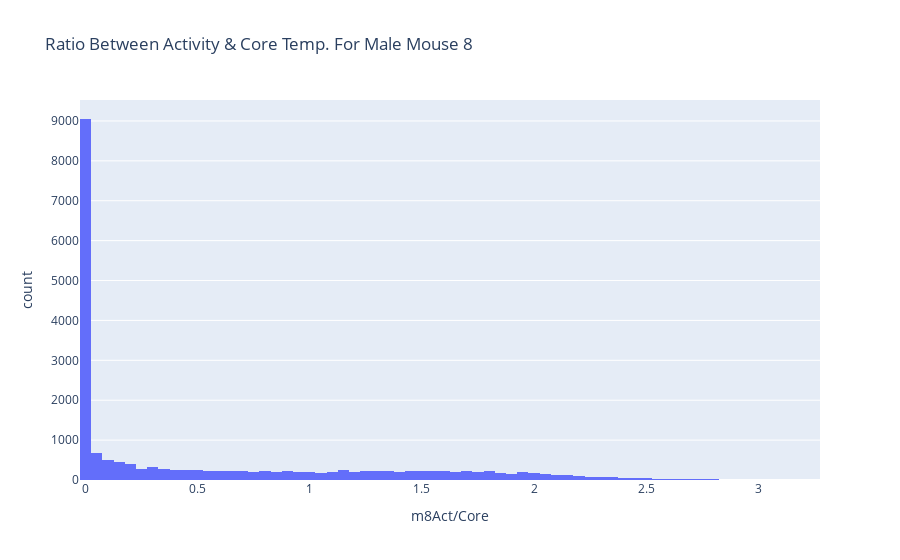

Notebook code cell kept with this figure:
### Code cell
ratio = pd.DataFrame()
ratio['m8Act/Core'] = micema['m8'] / micemt['m8']
px.histogram(ratio, x='m8Act/Core', title='Ratio Between Activity & Core Temp. For Male Mouse 8')

### Figure 1 — Plotly figure (JSON) as saved in the notebook; plotly's stock layout.template omitted (floating-point values rounded to 4 significant figures; data arrays with more than 128 entries replaced by an {"elided": "..."} marker saying what was removed)
{"data": [{"alignmentgroup": "True", "bingroup": "x", "hovertemplate": "m8Act/Core=%{x}<br>count=%{y}<extra></extra>", "legendgroup": "", "marker": {"color": "#636efa", "pattern": {"shape": ""}}, "name": "", "offsetgroup": "", "orientation": "v", "showlegend": false, "type": "histogram", "x": {"elided": "20160 float values"}, "xaxis": "x", "yaxis": "y"}], "layout": {"barmode": "relative", "legend": {"tracegroupgap": 0}, "title": {"text": "Ratio Between Activity & Core Temp. For Male Mouse 8"}, "xaxis": {"anchor": "y", "domain": [0, 1], "title": {"text": "m8Act/Core"}}, "yaxis": {"anchor": "x", "domain": [0, 1], "title": {"text": "count"}}}}
